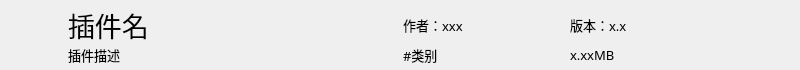
<?xml version="1.0" encoding="UTF-8"?>
<ui version="4.0">
 <class>PluginItem</class>
 <widget class="QWidget" name="PluginItem">
  <property name="geometry">
   <rect>
    <x>0</x>
    <y>0</y>
    <width>800</width>
    <height>66</height>
   </rect>
  </property>
  <property name="windowTitle">
   <string>Form</string>
  </property>
  <layout class="QHBoxLayout" name="horizontalLayout" stretch="1,12,1,0">
   <property name="spacing">
    <number>5</number>
   </property>
   <property name="leftMargin">
    <number>5</number>
   </property>
   <property name="topMargin">
    <number>5</number>
   </property>
   <property name="rightMargin">
    <number>5</number>
   </property>
   <property name="bottomMargin">
    <number>5</number>
   </property>
   <item>
    <widget class="QToolButton" name="logoButton">
     <property name="sizePolicy">
      <sizepolicy hsizetype="Preferred" vsizetype="Preferred">
       <horstretch>0</horstretch>
       <verstretch>0</verstretch>
      </sizepolicy>
     </property>
     <property name="text">
      <string/>
     </property>
     <property name="iconSize">
      <size>
       <width>50</width>
       <height>50</height>
      </size>
     </property>
     <property name="autoRaise">
      <bool>true</bool>
     </property>
    </widget>
   </item>
   <item>
    <widget class="QWidget" name="widget" native="true">
     <layout class="QGridLayout" name="gridLayout" rowstretch="3,1">
      <property name="leftMargin">
       <number>0</number>
      </property>
      <property name="topMargin">
       <number>0</number>
      </property>
      <property name="rightMargin">
       <number>0</number>
      </property>
      <property name="bottomMargin">
       <number>0</number>
      </property>
      <property name="spacing">
       <number>0</number>
      </property>
      <item row="0" column="2">
       <widget class="QLabel" name="authorLabel">
        <property name="font">
         <font>
          <family>楷体</family>
          <pointsize>10</pointsize>
         </font>
        </property>
        <property name="text">
         <string>作者：xxx</string>
        </property>
        <property name="alignment">
         <set>Qt::AlignLeading|Qt::AlignLeft|Qt::AlignVCenter</set>
        </property>
       </widget>
      </item>
      <item row="0" column="3">
       <widget class="QLabel" name="versionLabel">
        <property name="font">
         <font>
          <family>楷体</family>
          <pointsize>10</pointsize>
         </font>
        </property>
        <property name="text">
         <string>版本：x.x</string>
        </property>
       </widget>
      </item>
      <item row="1" column="0" colspan="2">
       <widget class="QLabel" name="descriptionLabel">
        <property name="font">
         <font>
          <family>楷体</family>
          <pointsize>10</pointsize>
         </font>
        </property>
        <property name="text">
         <string>插件描述</string>
        </property>
        <property name="alignment">
         <set>Qt::AlignLeading|Qt::AlignLeft|Qt::AlignVCenter</set>
        </property>
       </widget>
      </item>
      <item row="0" column="0" colspan="2">
       <widget class="QLabel" name="nameLabel">
        <property name="font">
         <font>
          <family>楷体</family>
          <pointsize>20</pointsize>
         </font>
        </property>
        <property name="text">
         <string>插件名</string>
        </property>
        <property name="alignment">
         <set>Qt::AlignLeading|Qt::AlignLeft|Qt::AlignVCenter</set>
        </property>
       </widget>
      </item>
      <item row="1" column="2">
       <widget class="QLabel" name="typeLabel">
        <property name="font">
         <font>
          <family>楷体</family>
          <pointsize>10</pointsize>
         </font>
        </property>
        <property name="text">
         <string>#类别</string>
        </property>
        <property name="alignment">
         <set>Qt::AlignLeading|Qt::AlignLeft|Qt::AlignVCenter</set>
        </property>
       </widget>
      </item>
      <item row="1" column="3">
       <widget class="QLabel" name="sizeLabel">
        <property name="font">
         <font>
          <family>楷体</family>
          <pointsize>10</pointsize>
         </font>
        </property>
        <property name="text">
         <string>x.xxMB</string>
        </property>
       </widget>
      </item>
     </layout>
    </widget>
   </item>
   <item>
    <widget class="QToolButton" name="runButton">
     <property name="text">
      <string/>
     </property>
     <property name="icon">
      <iconset resource="res.qrc">
       <normaloff>:/resource/run.png</normaloff>:/resource/run.png</iconset>
     </property>
     <property name="autoRaise">
      <bool>true</bool>
     </property>
    </widget>
   </item>
   <item>
    <widget class="QToolButton" name="deleteButton">
     <property name="text">
      <string/>
     </property>
     <property name="icon">
      <iconset resource="res.qrc">
       <normaloff>:/resource/delete.png</normaloff>:/resource/delete.png</iconset>
     </property>
     <property name="autoRaise">
      <bool>true</bool>
     </property>
    </widget>
   </item>
  </layout>
 </widget>
 <resources>
  <include location="res.qrc"/>
 </resources>
 <connections/>
</ui>
